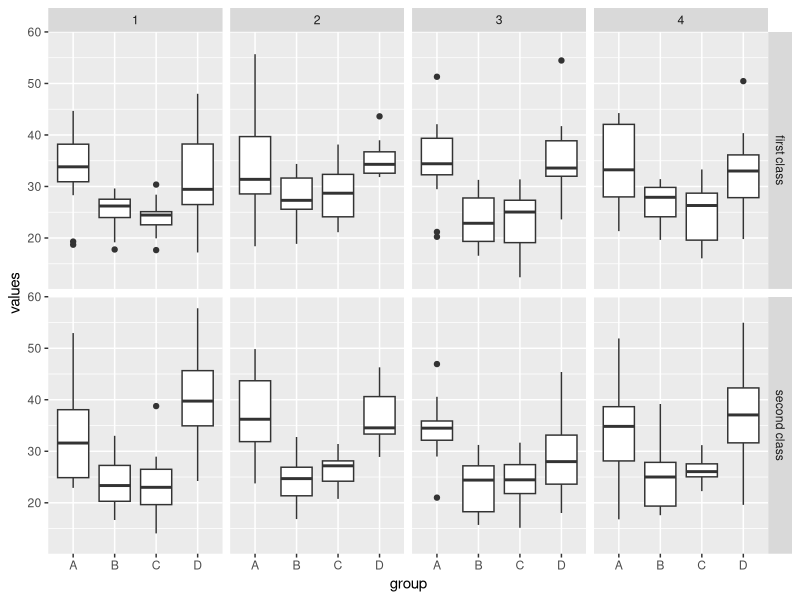
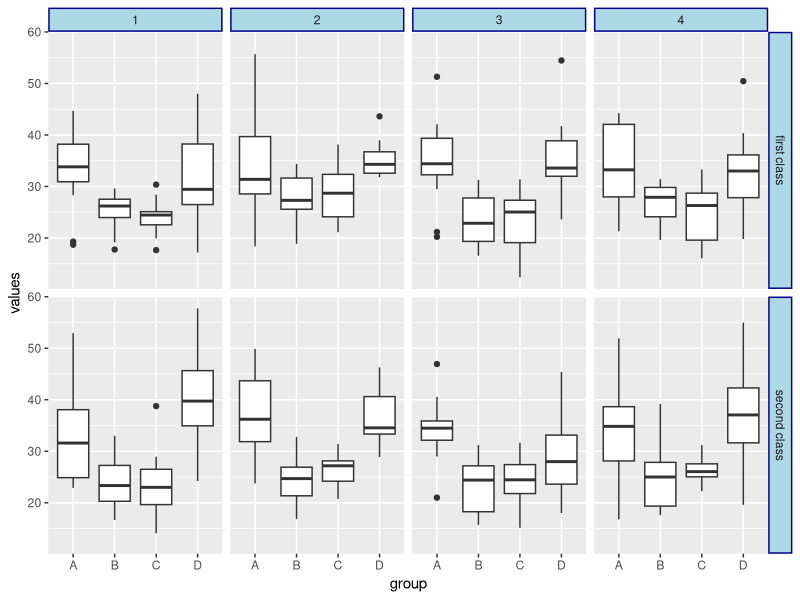
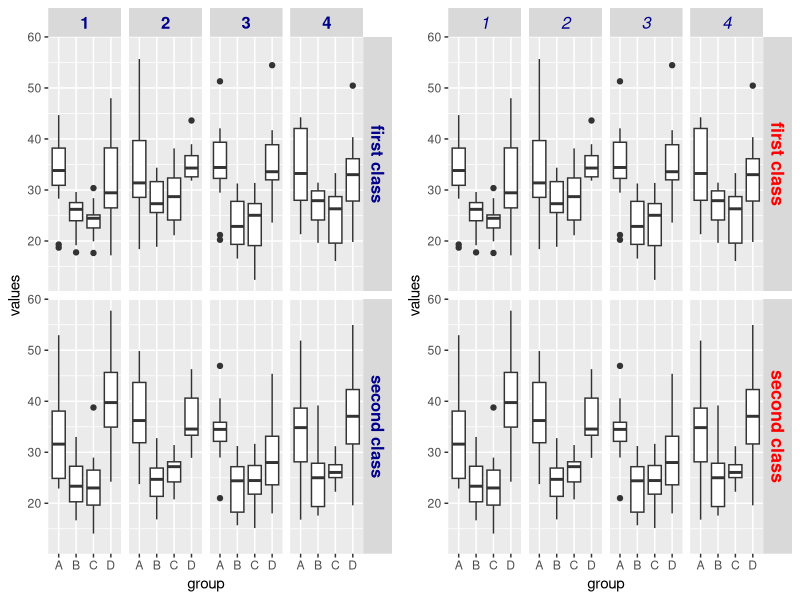
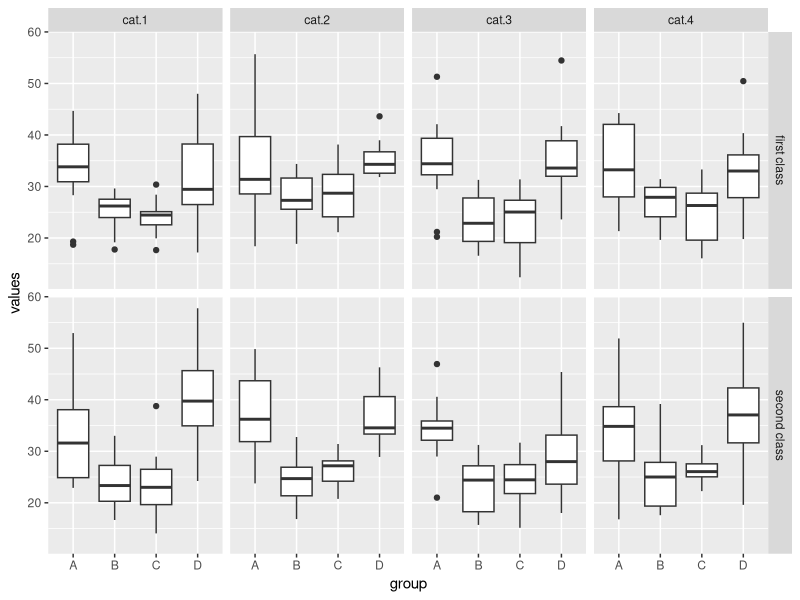
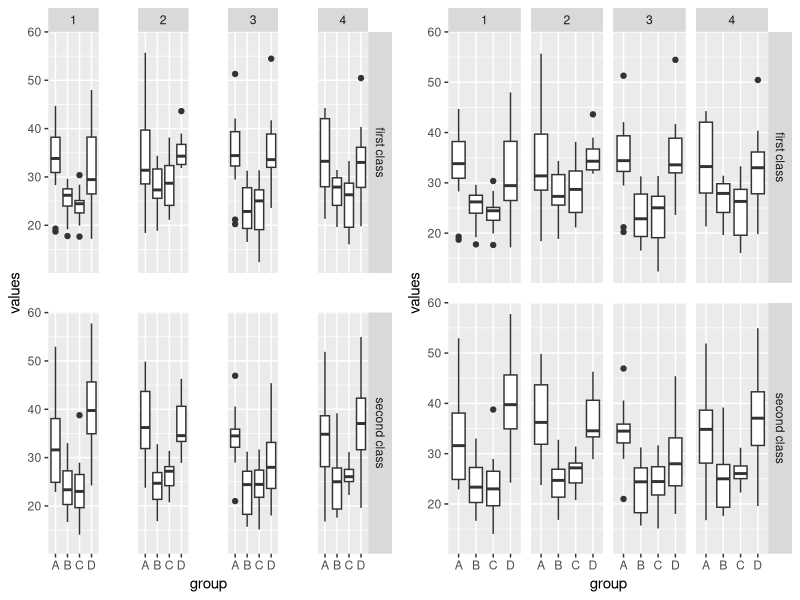

Write the R code that produced these figures, in order.
## ---- chunk 1
knitr::opts_chunk$set(echo = TRUE, fig.align='center')

# title: Modifying labels in faceted plots
# author: jonathan
# revised: 3/3/2020 

WEB <- c("https://bioceed.uib.no/dropfolder/bioSTATS/Rmd/Basic/Visualizing/Faceted/modifying-labels.html")
GIT <- c("https://github.com/jonathansoule/biostats/blob/master/Basic/Faceted/Faceted/modifying-labels.Rmd")
library(ggplot2)
library(gridExtra)
# predictor variables
group <- rep(c("B","C","A","D"), each=100)
category <- rep(c("1","2","3","4","2","3","4","1"), 50)
class <- c(rep(c("first class", "second class"), 100), rep(c("second class", "first class"), 100))
# response variable
values <- c(rnorm(200, mean=25, sd=5), rnorm(200, mean=35, sd=8))
# dataframe
df <- data.frame(group, category, class, values)
# baseplot
baseplot <- ggplot(df, aes(group, values)) +
  geom_boxplot() +
  facet_grid(class ~ category) 
## ---- chunk 2
baseplot 
## ---- chunk 3
baseplot +
  theme(strip.background = element_rect(fill="lightblue", size=1, color="darkblue"))
## ---- chunk 4
grid.arrange(
  baseplot +    # left plot, ALL labels are treated the same way
    theme(strip.text = element_text(size=12, face="bold", color="darkblue")),
  baseplot +    # right plot, Horizontal or vertical labels are treated independently
    theme(strip.text.x = element_text(size=12, face="italic", color="darkblue")) +
    theme(strip.text.y = element_text(size=13, face="bold", color="red")),
  ncol=2)
## ---- chunk 5
new_labels <- c("1" = "cat.1", "2" = "cat.2", "3" = "cat.3", "4" = "cat.4")
## ---- chunk 6
ggplot(df, aes(group, values)) +
  geom_boxplot() +
  facet_grid(class ~ category, labeller = labeller(category = new_labels))
## ---- chunk 7
grid.arrange(
  baseplot +    # left plot, ALL margins are set to 1 centimeter
    theme(panel.spacing = unit(1, "cm")),
  baseplot +    # right plot, X and Y margins are treated independently
    theme(panel.spacing.x = unit(.25, "cm")) +
    theme(panel.spacing.y = unit(.5, "cm")),
  ncol=2)
